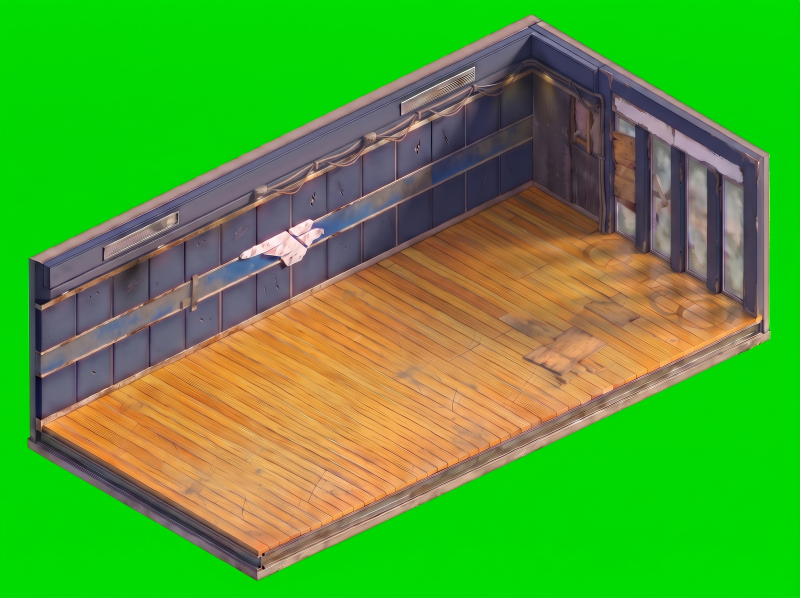
#> input picture art-raw/BACKGROUNDS/LOCKER/RECTANGLE/room5-locker room-rectangle_04.jpg, 2400 x 1792 px (shown at 1/3 size)
$ python -i cut-rooms-32.py   (imports and definitions only)
#> lines starting #> are read from the running program, lines starting #| are printed output that depends on the picture; after the words box and inside, x2 and y2 are one past the last pixel; in counts of white or black regions, pixels touching at a corner belong together
"""cut-rooms-32.py: the 32 x 32 room pictures for the game, keyed off their green and measured.

    python tools/cut-rooms-32.py <dir holding LOCKER/ GYM/ BIKE/ RUN/ POOL/>

Writes icons/Pixelart/NEW/<ROOM>/big-1..10.webp and js/core/room32-art.js. Gemini puts each floor a
little differently, so every room has its own corners, read by eye from the level 10 picture:
FLOORS holds them as x, y in a picture scaled to 2000 px wide.

Level 10 is <ROOM>/<room>-32-level-10.*; levels 1-9 are the x2 upscales in <ROOM>/upscaled/. Their
frames came out at slightly different shapes, and their walls at different heights and thicknesses,
so each one is laid onto level 10 by the one thing they share: the base slab. Its three lower
corners are read off each outline (slab) and matched, and one set of floor corners serves every level.

    python tools/cut-rooms-32.py <dir> [room...]     only these rooms; then run tools/room-mids.py
"""
import glob, json, os, re, sys
import cv2
import numpy as np
from PIL import Image

OUT_W = 3400
ROOF_USED = 0.93      # how much of the roof's width the room's outer walls take
FLOORS = {  # back, right, left
    'locker': ((997, 312), (1891, 750), (103, 750)),
    'gym': ((1002, 325), (1936, 767), (67, 767)),
    'bike': ((1002, 328), (1930, 762), (68, 762)),
    'run': ((996, 333), (1932, 781), (68, 776)),   # on the floor, not the skirting's top (2026-11-13)
    'pool': ((1005, 326), (1945, 772), (60, 770)),
    'club': ((989, 424), (1954, 862), (47, 854)),   # the club room (Robots/CLUB), its levels 1-9 not upscaled: x2 by Lanczos
}
WATER = {'pool': ((1552, 688), (1768, 795), (1062, 1150), (838, 1046))}   # back, right, front, left


def key(path):
    a = np.asarray(Image.open(path).convert('RGB')).astype(np.float32)
    r, g, b = a[..., 0], a[..., 1], a[..., 2]
    s = g - np.maximum(r, b)
    alpha = 1 - np.clip((s - 125) / 70, 0, 1)
    # anything still greenish is the green showing in glass or on an edge: make it neutral
    g2 = np.where(s > 12, np.maximum(r, b) + 6, g)
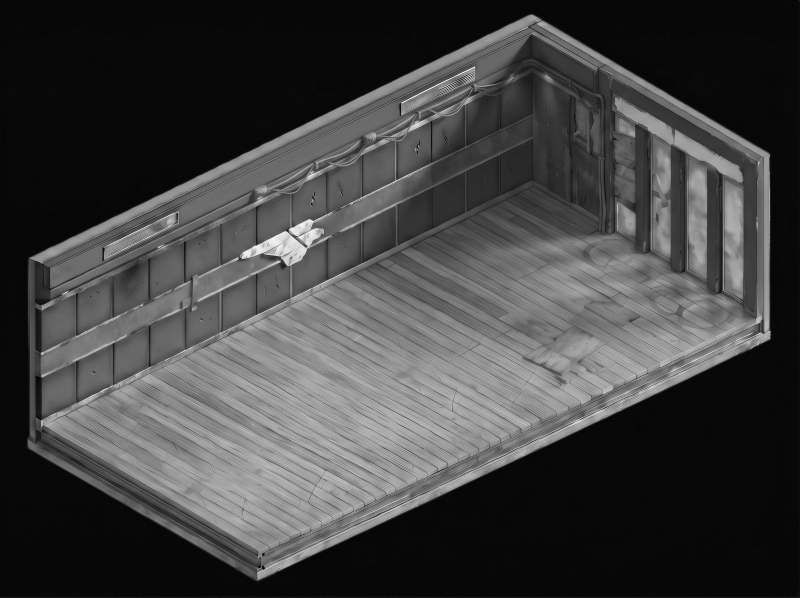
#> g2: shape (1792, 2400) float32 (shown at 1/3 size); min 0, max 255, mean 66.2
    # only the room itself: darker specks of green at the picture's edge would count as solid
    n, labels, stats, _ = cv2.connectedComponentsWithStats((alpha > 0.5).astype(np.uint8), connectivity=8)
#> labels: shape (1792, 2400) int32; values 0 (black) and 1 (white), 55.7% white; 1 black region, box (x1, y1, x2, y2) and area: (0, 0, 2400, 1792) 1904439
#> n = 2; stats = [[0, 0, 2400, 1792, 1904439], [82, 42, 2230, 1702, 2396361]]
    biggest = 1 + int(np.argmax(stats[1:, cv2.CC_STAT_AREA]))
#> biggest = 1
    near = cv2.dilate((labels == biggest).astype(np.uint8), np.ones((9, 9), np.uint8)) > 0
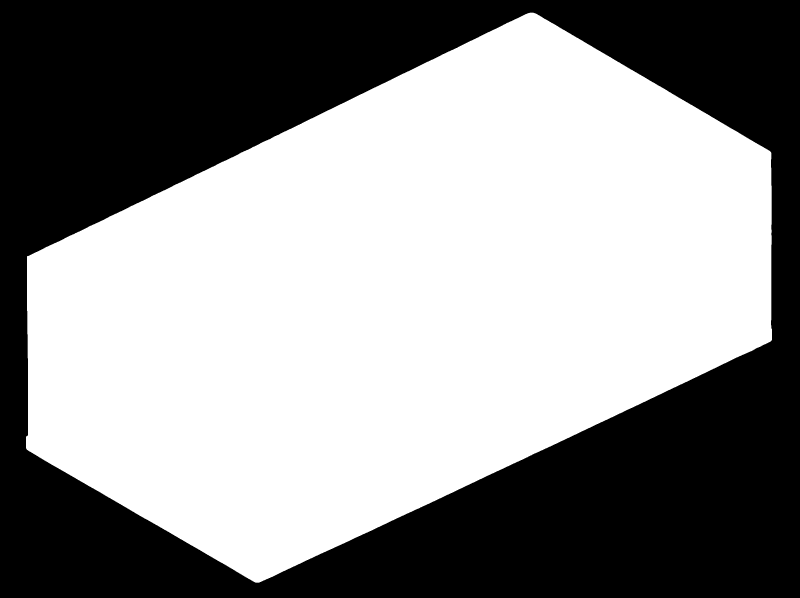
#> near: shape (1792, 2400) bool (shown at 1/3 size); 56.5% white; 1 black region, box (x1, y1, x2, y2) and area: (0, 0, 2400, 1792) 1872835
    alpha = np.where(near, alpha, 0)
    # the screen in shadow (under a room's base) is darker than the key takes: any strongly green
    # patch that reaches the picture's edge through the background is background too
    hsv = cv2.cvtColor(a.clip(0, 255).astype(np.uint8), cv2.COLOR_RGB2HSV)
#> hsv: shape (1792, 2400, 3); mean H, S, V 61.2, 171.6, 181.9
    hue, sat = hsv[..., 0].astype(np.float32) * 2, hsv[..., 1]
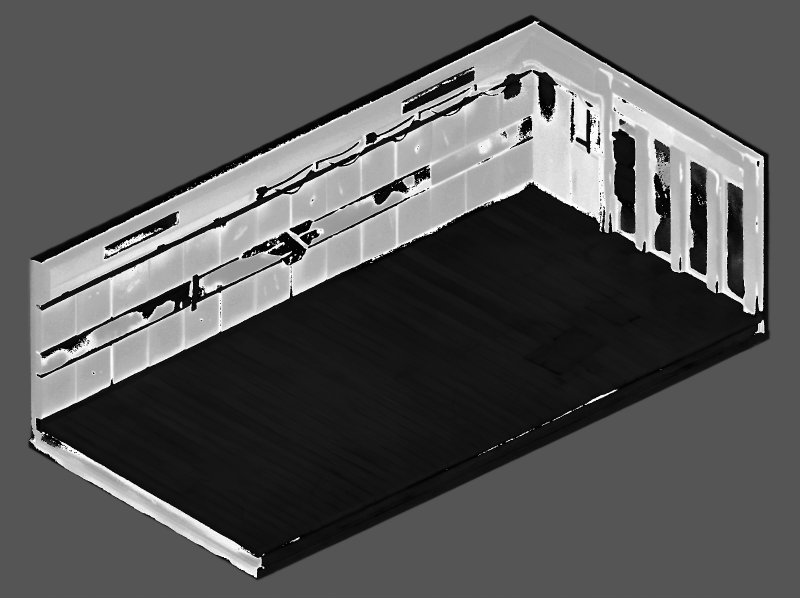
#> hue: shape (1792, 2400) float32 (shown at 1/3 size); min 0, max 358, mean 122.4; drawn with min black and max white
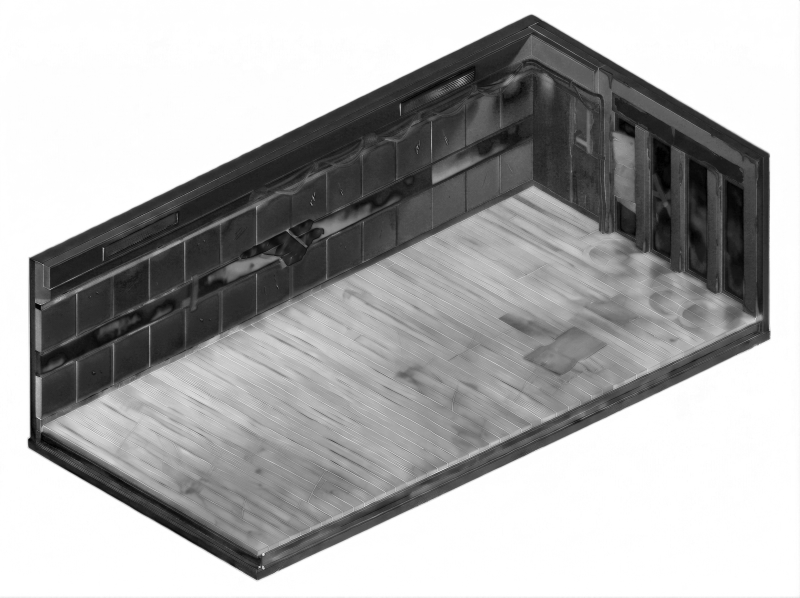
#> sat: shape (1792, 2400) (shown at 1/3 size); min 0, max 255, mean 171.6
    screen = (hue >= 80) & (hue <= 160) & (sat > 80) & (s > 20)
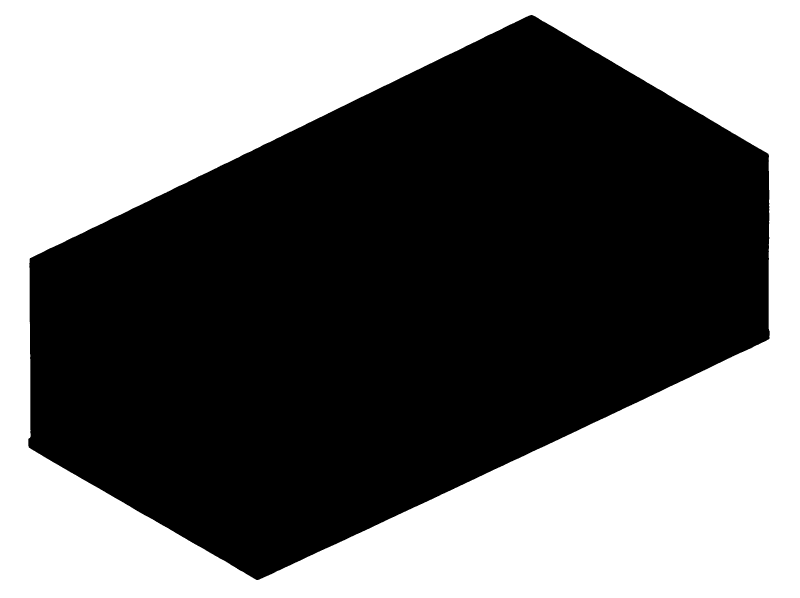
#> screen: shape (1792, 2400) bool (shown at 1/3 size); 44.7% white; 1 white region, box (x1, y1, x2, y2) and area: (0, 0, 2400, 1792) 1923941
    n, labels = cv2.connectedComponents(((alpha < .5) | screen).astype(np.uint8), connectivity=8)
    edge = np.unique(np.concatenate([labels[0], labels[-1], labels[:, 0], labels[:, -1]]))
#> edge = [1]
    alpha = np.where(np.isin(labels, edge[edge > 0]) & screen, 0, alpha)
    # and the green light along the outline, walls and window frames: none of it is the room's own
    solid = (alpha > .5).astype(np.uint8)
    rim = (cv2.dilate(solid, np.ones((5, 5), np.uint8)) - cv2.erode(solid, np.ones((15, 15), np.uint8))) > 0
#> rim: shape (1792, 2400) bool; 1.6% white; 1 white region, box (x1, y1, x2, y2) and area: (83, 43, 2311, 1742) 70585
    g2 = np.where(rim & (g2 > np.maximum(r, b)), np.maximum(r, b), g2)
    # olive, where the green light mixed with a warm wall: grey it (gold trim is yellower, teal bluer)
    olive = rim & (hue >= 58) & (hue < 110) & (sat > 30)
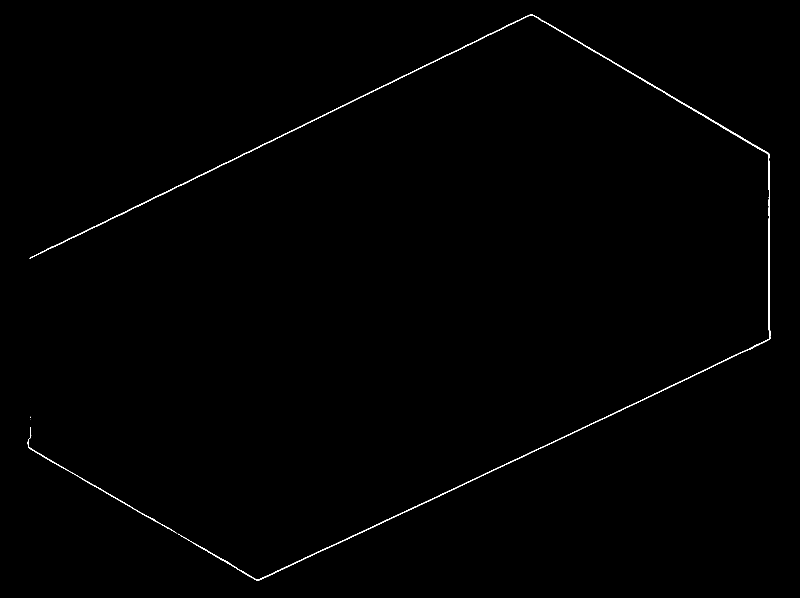
#> olive: shape (1792, 2400) bool (shown at 1/3 size); 0.38% white in thin lines or dots, all inside (x1, y1, x2, y2) = (83, 43, 2311, 1742)
    grey = .3 * r + .59 * g + .11 * b
    r, g2, b = (np.where(olive, grey, c) for c in (r, g2, b))
    return Image.fromarray(np.dstack([r, g2, b, alpha * 255]).clip(0, 255).astype(np.uint8), 'RGBA')
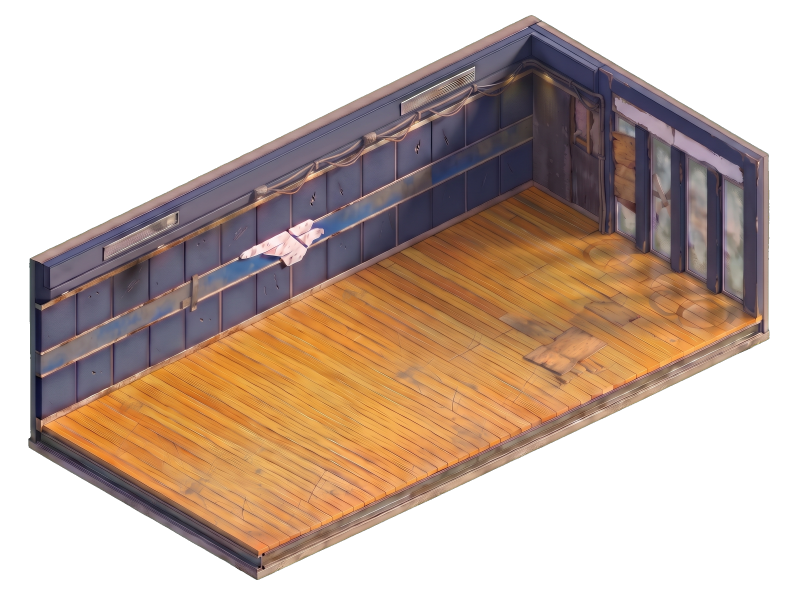
#> returned value: PIL image 2400x1792 RGBA (shown at 1/3 size); mean R, G, B, A 83.4, 66.2, 50.7, 140.9; transparent parts drawn white


# [87 lines left out: functions source, slab, fit, main, not called in this run]


# [1 line not run here, left out]

>>> result = key('../art-raw/BACKGROUNDS/LOCKER/RECTANGLE/room5-locker room-rectangle_04.jpg')

$ run again, on art-raw/BACKGROUNDS/LOCKER/SQUARE/room5-GYM-Square_02.jpg
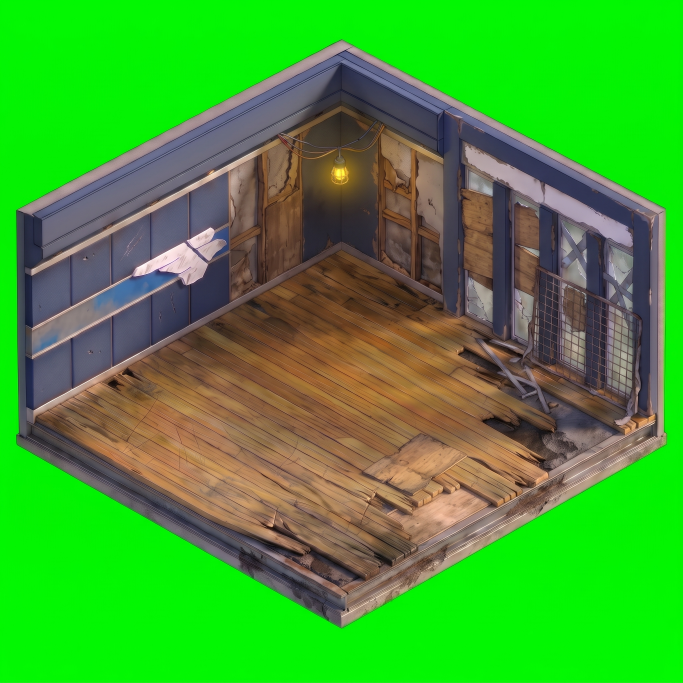
#> input picture art-raw/BACKGROUNDS/LOCKER/SQUARE/room5-GYM-Square_02.jpg, 2048 x 2048 px (shown at 1/3 size)
#> in key, `n, labels, stats, _ = cv2.connectedComponentsWithStats((alpha > 0.5).a..`:
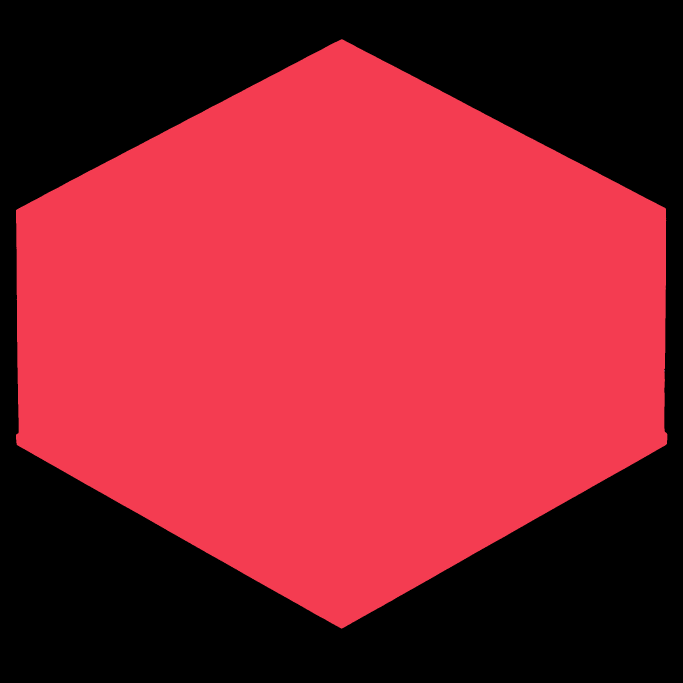
#> labels: shape (2048, 2048) int32 (shown at 1/3 size); 3 distinct labels, from 0 to 2; one colour per label, 0 black
#> in key, `n, labels, stats, _ = cv2.connectedComponentsWithStats((alpha > 0.5).a..`: n = 3; stats = [[0, 0, 2048, 2048, 1782224], [48, 118, 1954, 1768, 2412075], [1994, 1110, 1, 5, 5]]
#> biggest = 1
#> near: shape (2048, 2048) bool; 58.2% white; 1 black region, box (x1, y1, x2, y2) and area: (0, 0, 2048, 2048) 1752209
#> hsv: shape (2048, 2048, 3); mean H, S, V 59.4, 160, 173.9
#> screen: shape (2048, 2048) bool; 43% white; 1 white region, box (x1, y1, x2, y2) and area: (0, 0, 2048, 2048) 1804077
#> in key, `n, labels = cv2.connectedComponents(((alpha < .5) | screen).astype(np...`: n = 2
#> edge = [1]
#> rim: shape (2048, 2048) bool; 1.6% white; 1 white region, box (x1, y1, x2, y2) and area: (49, 119, 2001, 1883) 66843
#> olive: shape (2048, 2048) bool; 0.32% white; 16 white regions (12 under 20 px), largest, box (x1, y1, x2, y2) and area: (52, 120, 2001, 1882) 13045, (52, 1303, 169, 1395) 398, (170, 1395, 202, 1415) 52, (224, 1427, 244, 1439) 27
#> in key, `return Image.fromarray(np.dstack([r, g2, b, alpha * 255]).clip(0, 255)..`:
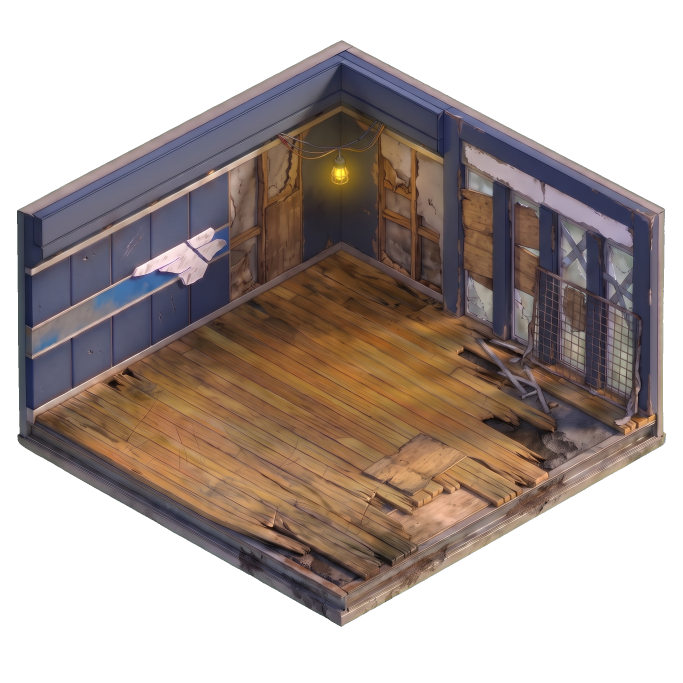
#> returned value: PIL image 2048x2048 RGBA (shown at 1/3 size); mean R, G, B, A 67.2, 57.7, 49.3, 145.3; transparent parts drawn white

$ run again, on art-raw/BACKGROUNDS/LOCKER/SQUARE/room5-GYM-Square_03.jpg
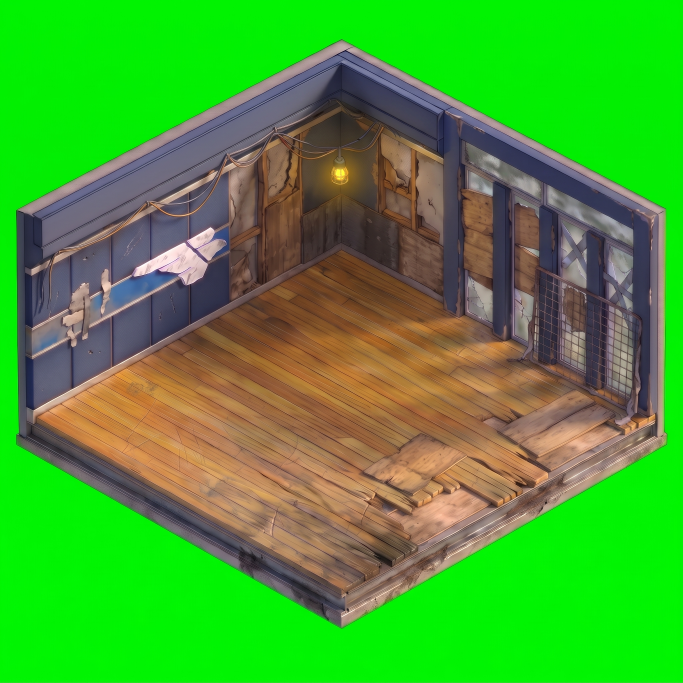
#> input picture art-raw/BACKGROUNDS/LOCKER/SQUARE/room5-GYM-Square_03.jpg, 2048 x 2048 px (shown at 1/3 size)
#> n = 2; stats = [[0, 0, 2048, 2048, 1781723], [48, 118, 1954, 1768, 2412581]]
#> biggest = 1
#> in key, `near = cv2.dilate((labels == biggest).astype(np.uint8), np.ones((9, 9)..`:
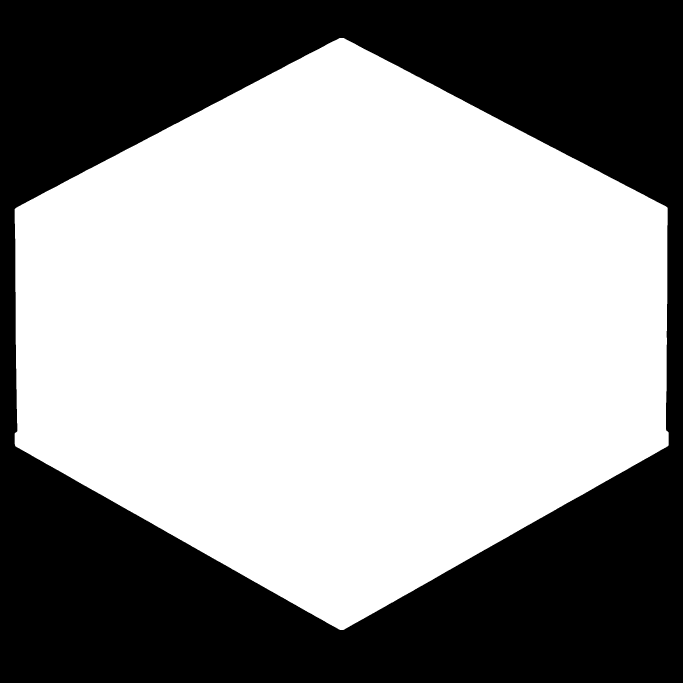
#> near: shape (2048, 2048) bool (shown at 1/3 size); 58.2% white; 1 black region, box (x1, y1, x2, y2) and area: (0, 0, 2048, 2048) 1751760
#> hsv: shape (2048, 2048, 3); mean H, S, V 56.8, 163.7, 178.5
#> screen: shape (2048, 2048) bool; 43% white; 1 white region, box (x1, y1, x2, y2) and area: (0, 0, 2048, 2048) 1804740
#> edge = [1]
#> rim: shape (2048, 2048) bool; 1.6% white; 1 white region, box (x1, y1, x2, y2) and area: (49, 119, 2001, 1883) 66885
#> olive: shape (2048, 2048) bool; 0.33% white; 14 white regions (11 under 20 px), largest, box (x1, y1, x2, y2) and area: (52, 120, 2001, 1882) 13360, (52, 1307, 238, 1435) 538, (239, 1435, 260, 1447) 30
#> in key, `return Image.fromarray(np.dstack([r, g2, b, alpha * 255]).clip(0, 255)..`:
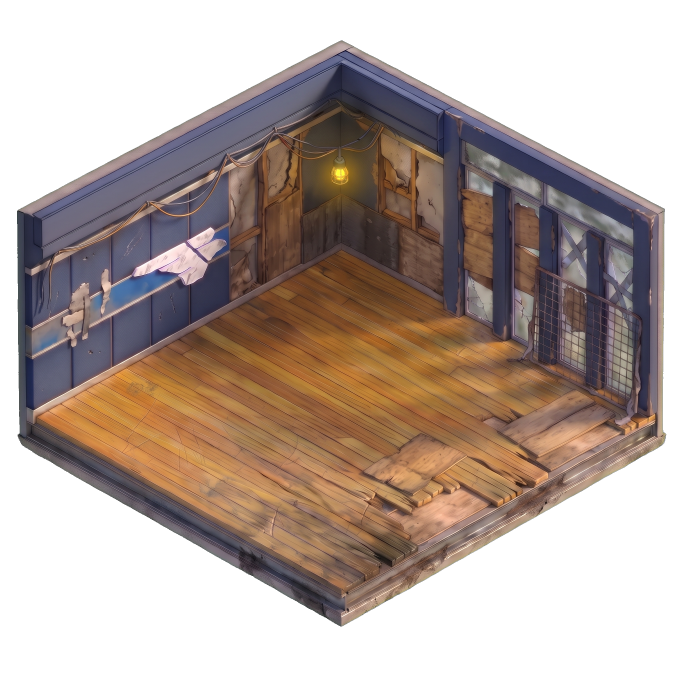
#> returned value: PIL image 2048x2048 RGBA (shown at 1/3 size); mean R, G, B, A 72.5, 60.4, 50.1, 145.3; transparent parts drawn white
